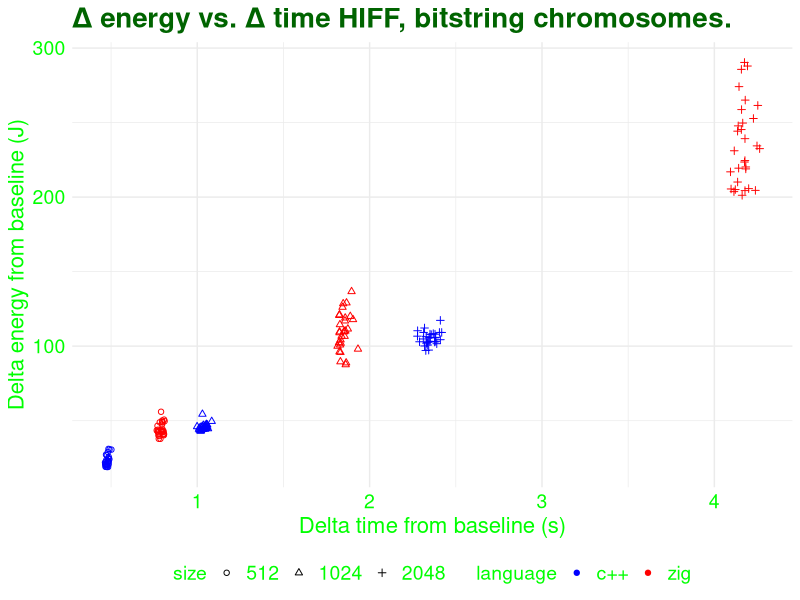
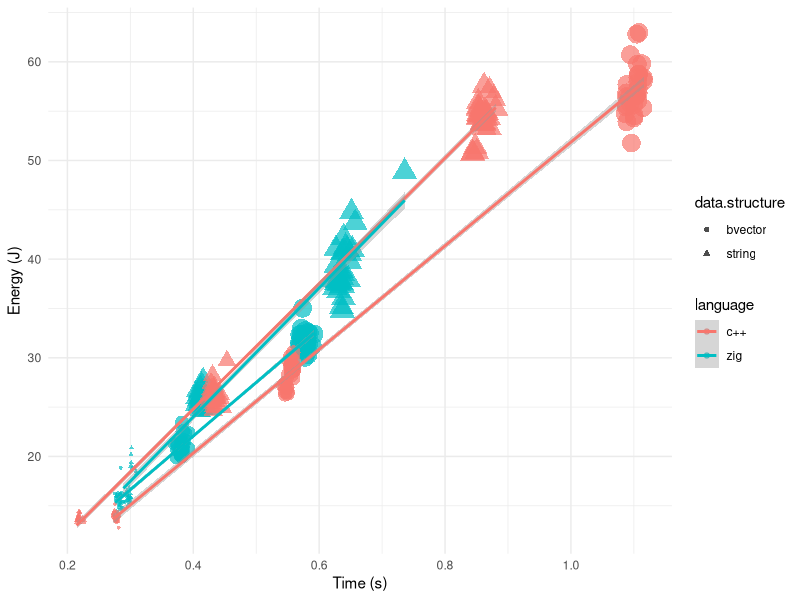
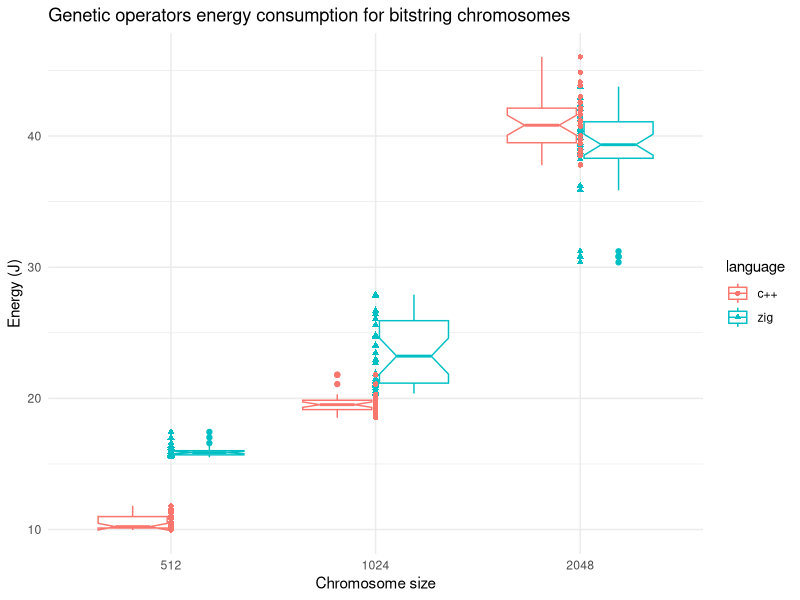
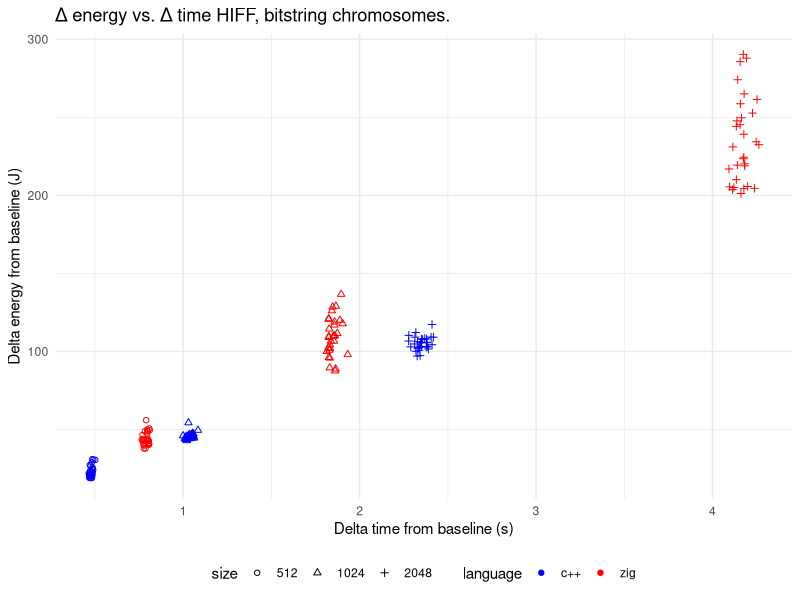
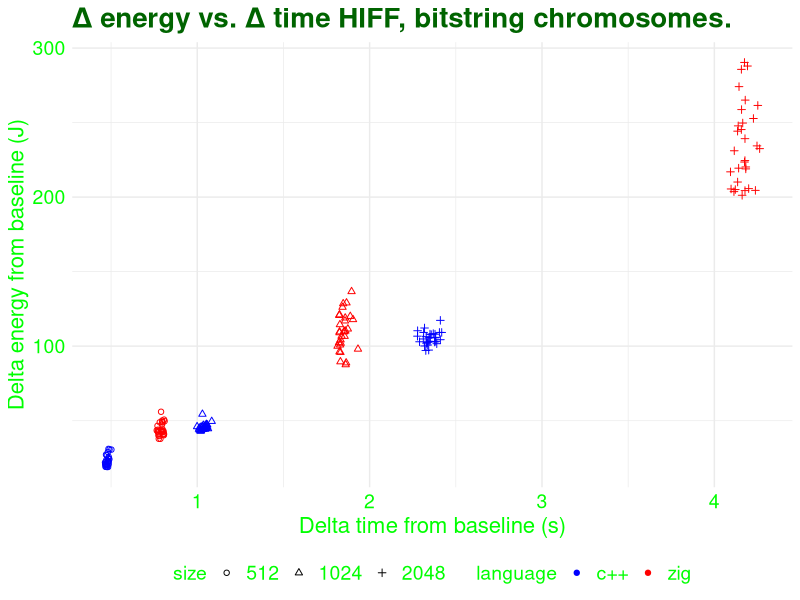

Generate these figures, in order, with R:
## ----energy.sac.generation, echo=FALSE, message=FALSE, fig.height=2.75, fig.cap="Energy vs. time for the chromosome generation problem. Point size changes with chromosome size."----
library(knitr)
zig.gen.bool <- read.csv("../data/sac-gen-bool-25-Sep-19-46-01.csv")
zig.gen.bool$data.structure <- "bvector"
zig.gen.string <- read.csv("../data/sac-gen-string-25-Sep-19-44-59.csv")
zig.gen.string$data.structure <- "string"
cpp.gen.bool <- read.csv("../data/c++-bvector-gen.csv")
cpp.gen.bool$data.structure <- "bvector"
cpp.gen.string <- read.csv("../data/cpp-string-27-Sep-20-36-43.csv")
cpp.gen.string$data.structure <- "string"

gen.data <- rbind(zig.gen.bool, zig.gen.string, cpp.gen.bool, cpp.gen.string)
gen.data$language <- c(rep("zig", nrow(zig.gen.bool)), rep("zig", nrow(zig.gen.string)), rep("c++", nrow(cpp.gen.bool)), rep("c++", nrow(cpp.gen.string)))
gen.data$point.size <- log2(gen.data$size)-7

library(dplyr)
gen.data %>% group_by(language, data.structure, size ) %>% summarise(mean(PKG), sd(PKG), mean(seconds), sd(seconds)) -> gen.data.summary

library(ggplot2)

energy_vs_time <- ggplot(gen.data, aes(x=seconds, y=PKG, color=language)) +
    geom_point(aes(fill=data.structure, shape=data.structure, size=point.size), alpha=0.7, stroke=0.5) +
    theme_minimal() +
    geom_smooth(method="lm", aes(group=interaction(language, data.structure))) +
    labs(x="Time (s)", y="Energy (J)") +
    guides(size="none")

ggsave("../img/energy_vs_time.png", energy_vs_time, width=6, height=4)

gen.data$size <- as.factor(gen.data$size)


## ----energy.sac.ops, echo=FALSE, message=FALSE, fig.height=2.75, fig.cap="Boxplot of PKG energy consumption using the bit string chromosome for the two languages and different sizes",  fig.align="center"----
zig.ops.bool <- read.csv("../data/sac-2025-zig-ops-bool.csv")
zig.ops.bool$data.structure <- "bvector"
zig.ops.bool$delta.PKG <- zig.ops.bool$PKG - c(rep(gen.data.summary[gen.data.summary$language=="zig" & gen.data.summary$data.structure=="bvector" & gen.data.summary$size==512,]$`mean(PKG)`,30), rep(gen.data.summary[gen.data.summary$language=="zig" & gen.data.summary$data.structure=="bvector" & gen.data.summary$size==1024,]$`mean(PKG)`,30), rep(gen.data.summary[gen.data.summary$language=="zig" & gen.data.summary$data.structure=="bvector" & gen.data.summary$size==2048,]$`mean(PKG)`,30))
zig.ops.bool$delta.seconds <- zig.ops.bool$seconds - c(rep(gen.data.summary[gen.data.summary$language=="zig" & gen.data.summary$data.structure=="bvector" & gen.data.summary$size==512,]$`mean(seconds)`,30), rep(gen.data.summary[gen.data.summary$language=="zig" & gen.data.summary$data.structure=="bvector" & gen.data.summary$size==1024,]$`mean(seconds)`,30), rep(gen.data.summary[gen.data.summary$language=="zig" & gen.data.summary$data.structure=="bvector" & gen.data.summary$size==2048,]$`mean(seconds)`,30))
zig.ops.string <- read.csv("../data/sac-2025-zig-ops-string.csv")
zig.ops.string$data.structure <- "string"
zig.ops.string$delta.PKG <- zig.ops.string$PKG - c(rep(gen.data.summary[gen.data.summary$language=="zig" & gen.data.summary$data.structure=="string" & gen.data.summary$size==512,]$`mean(PKG)`,30), rep(gen.data.summary[gen.data.summary$language=="zig" & gen.data.summary$data.structure=="string" & gen.data.summary$size==1024,]$`mean(PKG)`,30), rep(gen.data.summary[gen.data.summary$language=="zig" & gen.data.summary$data.structure=="string" & gen.data.summary$size==2048,]$`mean(PKG)`,30))
zig.ops.string$delta.seconds <- zig.ops.string$seconds - c(rep(gen.data.summary[gen.data.summary$language=="zig" & gen.data.summary$data.structure=="string" & gen.data.summary$size==512,]$`mean(seconds)`,30), rep(gen.data.summary[gen.data.summary$language=="zig" & gen.data.summary$data.structure=="string" & gen.data.summary$size==1024,]$`mean(seconds)`,30), rep(gen.data.summary[gen.data.summary$language=="zig" & gen.data.summary$data.structure=="string" & gen.data.summary$size==2048,]$`mean(seconds)`,30))
cpp.ops.bool <- read.csv("../data/cpp-bool-ops-30-Sep-09-03-07.csv")
cpp.ops.bool$data.structure <- "bvector"
cpp.ops.bool$delta.PKG <- cpp.ops.bool$PKG - c(rep(gen.data.summary[gen.data.summary$language=="c++" & gen.data.summary$data.structure=="bvector" & gen.data.summary$size==512,]$`mean(PKG)`,30), rep(gen.data.summary[gen.data.summary$language=="c++" & gen.data.summary$data.structure=="bvector" & gen.data.summary$size==1024,]$`mean(PKG)`,30), rep(gen.data.summary[gen.data.summary$language=="c++" & gen.data.summary$data.structure=="bvector" & gen.data.summary$size==2048,]$`mean(PKG)`,30))
cpp.ops.bool$delta.seconds <- cpp.ops.bool$seconds - c(rep(gen.data.summary[gen.data.summary$language=="c++" & gen.data.summary$data.structure=="bvector" & gen.data.summary$size==512,]$`mean(seconds)`,30), rep(gen.data.summary[gen.data.summary$language=="c++" & gen.data.summary$data.structure=="bvector" & gen.data.summary$size==1024,]$`mean(seconds)`,30), rep(gen.data.summary[gen.data.summary$language=="c++" & gen.data.summary$data.structure=="bvector" & gen.data.summary$size==2048,]$`mean(seconds)`,30))
cpp.ops.string <- read.csv("../data/cpp-string-ops-30-Sep-09-00-11.csv")
cpp.ops.string$data.structure <- "string"
cpp.ops.string$delta.PKG <- cpp.ops.string$PKG - c(rep(gen.data.summary[gen.data.summary$language=="c++" & gen.data.summary$data.structure=="string" & gen.data.summary$size==512,]$`mean(PKG)`,30), rep(gen.data.summary[gen.data.summary$language=="c++" & gen.data.summary$data.structure=="string" & gen.data.summary$size==1024,]$`mean(PKG)`,30), rep(gen.data.summary[gen.data.summary$language=="c++" & gen.data.summary$data.structure=="string" & gen.data.summary$size==2048,]$`mean(PKG)`,30))
cpp.ops.string$delta.seconds <- cpp.ops.string$seconds - c(rep(gen.data.summary[gen.data.summary$language=="c++" & gen.data.summary$data.structure=="string" & gen.data.summary$size==512,]$`mean(seconds)`,30), rep(gen.data.summary[gen.data.summary$language=="c++" & gen.data.summary$data.structure=="string" & gen.data.summary$size==1024,]$`mean(seconds)`,30), rep(gen.data.summary[gen.data.summary$language=="c++" & gen.data.summary$data.structure=="string" & gen.data.summary$size==2048,]$`mean(seconds)`,30))

ops.data <- rbind(zig.ops.bool, zig.ops.string, cpp.ops.bool, cpp.ops.string)
ops.data$language <- c(rep("zig", nrow(zig.gen.bool)), rep("zig", nrow(zig.gen.string)), rep("c++", nrow(cpp.gen.bool)), rep("c++", nrow(cpp.gen.string)))
ops.data$point.size <- log2(ops.data$size)-7

ops.data %>% group_by(language, data.structure, size) %>% summarise(mean(delta.PKG), sd(delta.PKG), mean(delta.seconds), sd(delta.seconds)) -> ops.data.summary

# ggplot(ops.data, aes(x=delta.seconds, y=delta.PKG, color=language)) + geom_point(aes(fill=data.structure,shape=data.structure,size=point.size)) + theme_minimal() + labs(x="Time (s)", y="Energy (J)") + theme(legend.position="none")

ops.data$size <- as.factor(ops.data$size)
ops_energy_vs_chromosome_size <- ggplot(ops.data[ops.data$data.structure=="string",], aes(x=size, y=PKG, color=language)) + geom_boxplot(notch=T) + geom_point(aes(fill=language,shape=language)) + theme_minimal() + labs(x="Chromosome size", y="Energy (J)")+ggtitle("Genetic operators energy consumption for bitstring chromosomes")
ggsave("../img/ops-string-boxplot.png", ops_energy_vs_chromosome_size, width=6, height=4)
string.ops.data <- ops.data[ops.data$data.structure=="string",]
differences.512 <- t.test(string.ops.data[string.ops.data$size==512 & string.ops.data$language=="c++",]$PKG, string.ops.data[string.ops.data$size==512 & string.ops.data$language=="zig",]$PKG,alternative = "less")
differences.1024 <- t.test(string.ops.data[string.ops.data$size==1024 & string.ops.data$language=="c++",]$PKG, string.ops.data[string.ops.data$size==1024 & string.ops.data$language=="zig",]$PKG,alternative = "less")
differences.2048 <- t.test(string.ops.data[string.ops.data$size==2048 & string.ops.data$language=="c++",]$PKG, string.ops.data[string.ops.data$size==2048 & string.ops.data$language=="zig",]$PKG, alternative = "greater")
string.ops.data$power <- string.ops.data$PKG/string.ops.data$seconds


## ----energy.sac.hiff, echo=FALSE, message=FALSE, fig.height=2.75, fig.cap="Delta energy from baseline vs. delta time from baseline for the HIFF fitness function for bitstring chromosomes."----
zig.hiff.string <- read.csv("../data/sac-hiff-string-1-Oct-17-33-52.csv")
zig.hiff.string$delta.PKG <- zig.hiff.string$PKG - c(rep(gen.data.summary[gen.data.summary$language=="zig" & gen.data.summary$data.structure=="string" & gen.data.summary$size==512,]$`mean(PKG)`,30), rep(gen.data.summary[gen.data.summary$language=="zig" & gen.data.summary$data.structure=="string" & gen.data.summary$size==1024,]$`mean(PKG)`,30), rep(gen.data.summary[gen.data.summary$language=="zig" & gen.data.summary$data.structure=="string" & gen.data.summary$size==2048,]$`mean(PKG)`,30))
zig.hiff.string$delta.seconds <- zig.hiff.string$seconds - c(rep(gen.data.summary[gen.data.summary$language=="zig" & gen.data.summary$data.structure=="string" & gen.data.summary$size==512,]$`mean(seconds)`,30), rep(gen.data.summary[gen.data.summary$language=="zig" & gen.data.summary$data.structure=="string" & gen.data.summary$size==1024,]$`mean(seconds)`,30), rep(gen.data.summary[gen.data.summary$language=="zig" & gen.data.summary$data.structure=="string" & gen.data.summary$size==2048,]$`mean(seconds)`,30))
zig.hiff.string$language <- "zig"
cpp.hiff.string <- read.csv("../data/cpp-string-hiff-1-Oct-17-39-37.csv")
cpp.hiff.string$delta.PKG <- cpp.hiff.string$PKG - c(rep(gen.data.summary[gen.data.summary$language=="c++" & gen.data.summary$data.structure=="string" & gen.data.summary$size==512,]$`mean(PKG)`,30), rep(gen.data.summary[gen.data.summary$language=="c++" & gen.data.summary$data.structure=="string" & gen.data.summary$size==1024,]$`mean(PKG)`,30), rep(gen.data.summary[gen.data.summary$language=="c++" & gen.data.summary$data.structure=="string" & gen.data.summary$size==2048,]$`mean(PKG)`,30))
cpp.hiff.string$delta.seconds <- cpp.hiff.string$seconds - c(rep(gen.data.summary[gen.data.summary$language=="c++" & gen.data.summary$data.structure=="string" & gen.data.summary$size==512,]$`mean(seconds)`,30), rep(gen.data.summary[gen.data.summary$language=="c++" & gen.data.summary$data.structure=="string" & gen.data.summary$size==1024,]$`mean(seconds)`,30), rep(gen.data.summary[gen.data.summary$language=="c++" & gen.data.summary$data.structure=="string" & gen.data.summary$size==2048,]$`mean(seconds)`,30))
cpp.hiff.string$language <- "c++"

hiff.data <- rbind(zig.hiff.string, cpp.hiff.string)
hiff.data$size <- factor(hiff.data$size)
delta_energy_vs_time_hiff <- ggplot(hiff.data, aes(x=delta.seconds, y=delta.PKG, color=language, shape=size)) + geom_point() + theme_minimal() + labs(x="Delta time from baseline (s)", y="Delta energy from baseline (J)") + ggtitle("Δ energy vs. Δ time HIFF, bitstring chromosomes.") + scale_shape_manual(values=c(1,2,3)) + scale_color_manual(values=c("blue", "red")) + theme(legend.position="bottom")
ggsave("../img/delta_energy_vs_time_hiff.png", delta_energy_vs_time_hiff, width=6, height=4)

ggplot(hiff.data, aes(x=delta.seconds, y=delta.PKG, color=language, shape=size)) + geom_point() + theme_minimal() + labs(x="Delta time from baseline (s)", y="Delta energy from baseline (J)") + ggtitle("Δ energy vs. Δ time HIFF, bitstring chromosomes.") + scale_shape_manual(values=c(1,2,3)) + scale_color_manual(values=c("blue", "red")) + theme(legend.position="bottom")  + theme(axis.text.x = element_text(size = 14, color="green"),
          axis.title.x = element_text(size = 16, color="green"),
          axis.title.y = element_text(size = 16, color="green"),
          axis.text.y = element_text(size = 14, color="green"),
          plot.title = element_text(size = 20, face = "bold", color = "darkgreen"),
          legend.title=element_text(size=14, color="green"),
          legend.text=element_text(size=14, color="green")
          )
ggsave("../img/delta_energy_vs_time_hiff_preso.png", width=9, height=5)

## ----sac.hiff.opsxjoule, echo=F, message=F---------------------------------------------------------
hiff.data$ops.joule <- 40000/hiff.data$delta.PKG

hiff.data %>% group_by(language, size) %>% summarise(`mean(delta.PKG)`=mean(delta.PKG), `sd(delta.PKG)`=sd(delta.PKG), `mean(delta.seconds)`=mean(delta.seconds), `sd(delta.seconds)`=sd(delta.seconds), `mean(ops.joule)`=mean(ops.joule), `sd(ops.joule)`=sd(ops.joule)) -> hiff.data.summary

library(kableExtra)

hiff.data.summary$Joules <- paste0(round(hiff.data.summary$`mean(delta.PKG)`,2), " (", round(hiff.data.summary$`sd(delta.PKG)`,2), ")")
hiff.data.summary$"Ops per Joule" <- paste0(round(hiff.data.summary$`mean(ops.joule)`,2), " (", round(hiff.data.summary$`sd(ops.joule)`,2), ")")

hiff.data.summary %>% select(language, size, Joules, "Ops per Joule") %>% arrange(size) %>% kable(digits=2, caption="\\protect\\label{tab:opsxjoule}Comparison of c++ and zig, HIFF function", "html") %>% kable_styling(full_width = F)
